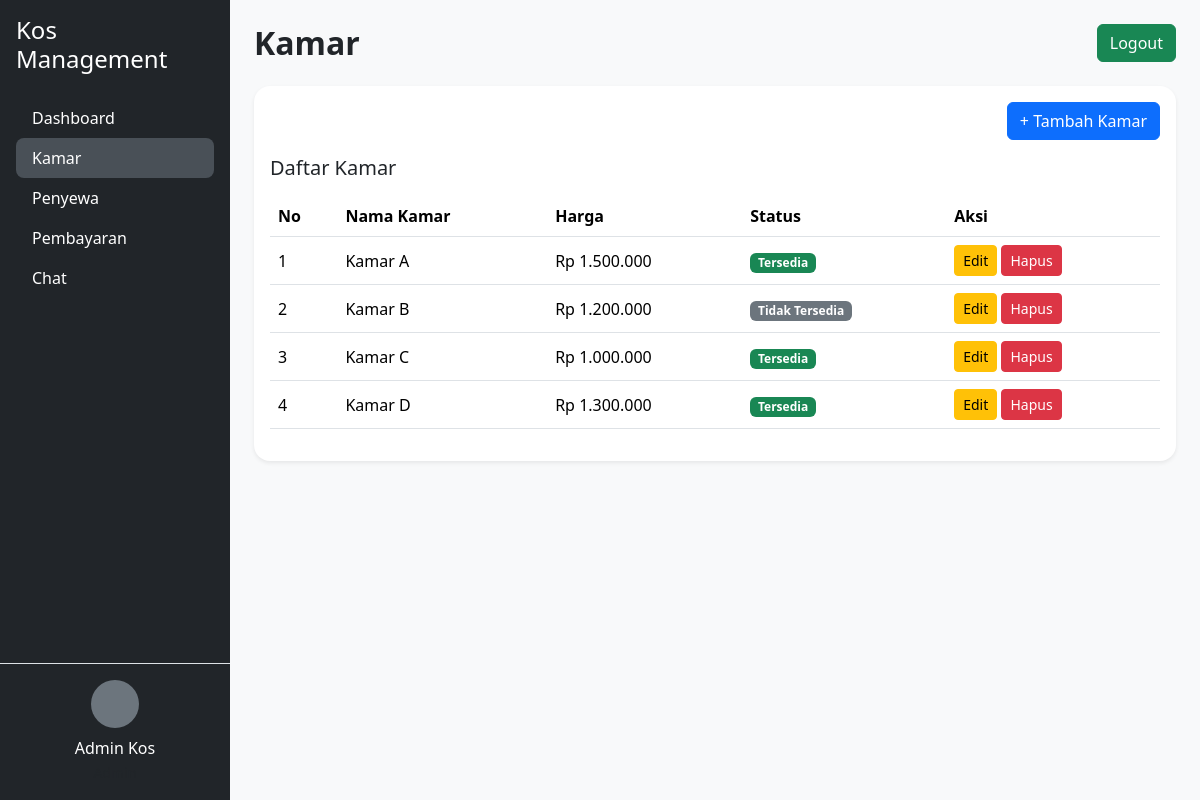
The app's page /?r=admin/kamar (signed in) with its own data.
### tables this page shows
CREATE TABLE IF NOT EXISTS kamar (
    id INT AUTO_INCREMENT PRIMARY KEY,
    nama VARCHAR(100) NOT NULL,
    harga INT NOT NULL,
    status ENUM('tersedia','tidak_tersedia') DEFAULT 'tersedia'
);

### app/Core/Controller.php (called while the page is built)
<?php
class Controller {
    protected function view(string $view, array $data = []) {
        extract($data);
        require __DIR__ . "/../Views/" . $view . ".php";
    }
}

### app/Controllers/Admin/KamarController.php (called while the page is built, shortened)
<?php
require_once __DIR__ . "/../../Core/Controller.php";
require_once __DIR__ . "/../../Models/Kamar.php";
class AdminKamarController extends Controller {
    public function index() {
        $kamarModel = new Kamar();
        $kamar = $kamarModel->getAll();
        $this->view("admin/kamar_index", compact('kamar'));
    }
}

### public/index.php (called while the page is built, shortened)
<?php
$route = $_GET['r'] ?? 'login';
Router::dispatch($route);

### app/Core/Database.php (called while the page is built)
<?php
class Database {
    private static $conn;
    public static function getConnection() {
        if (!self::$conn) {
            $host = "localhost";
            $db   = "kos";
            $user = "root";
            $pass = "";
            $dsn  = "mysql:host=$host;dbname=$db;charset=utf8mb4";
            try {
                self::$conn = new PDO($dsn, $user, $pass, [
                    PDO::ATTR_ERRMODE => PDO::ERRMODE_EXCEPTION,
                    PDO::ATTR_DEFAULT_FETCH_MODE => PDO::FETCH_ASSOC,
                ]);
            } catch (PDOException $e) {
                die("Database error: " . $e->getMessage());
            }
        }
        return self::$conn;
    }
}

### app/Models/Kamar.php (called while the page is built, shortened)
<?php
require_once __DIR__ . "/../Core/Database.php";
class Kamar {
    private $db;
    public function __construct() {
        $this->db = Database::getConnection();
    }
    public function getAll() {
        $stmt = $this->db->query("SELECT * FROM kamar ORDER BY id");
        return $stmt->fetchAll();
    }
}

### app/Views/admin/kamar_index.php (the view, shortened to what this page needs)
<?php
require __DIR__ . "/../layouts/header.php";
require __DIR__ . "/../layouts/sidebar_admin.php";
?>
<div class="card shadow-sm border-0">
    <div class="card-body">
        <div class="d-flex justify-content-end mb-3">
            <a href="/?r=admin/kamar_create" class="btn btn-primary">
                + Tambah Kamar
            </a>
        </div>
        <h5 class="mb-3">Daftar Kamar</h5>
        <div class="table-responsive">
            <table class="table align-middle">
                <thead>
                    <tr>
                        <th>No</th>
                        <th>Nama Kamar</th>
                        <th>Harga</th>
                        <th>Status</th>
                        <th>Aksi</th>
                    </tr>
                </thead>
                <tbody>
                <?php $no = 1; foreach ($kamar as $k): ?>
                    <tr>
                        <td><?php echo $no++; ?></td>
                        <td><?php echo htmlspecialchars($k['nama']); ?></td>
                        <td>Rp <?php echo number_format($k['harga'], 0, ',', '.'); ?></td>
                        <td>
                            <?php if ($k['status'] === 'tersedia'): ?>
                                <span class="badge bg-success">Tersedia</span>
                            <?php else: ?>
                                <span class="badge bg-secondary">Tidak Tersedia</span>
                            <?php endif; ?>
                        </td>
                        <td>
                            <a href="/?r=admin/kamar_edit&id=<?php echo $k['id']; ?>"
                               class="btn btn-sm btn-warning">
                               Edit
                            </a>
                            <a href="/?r=admin/kamar_delete&id=<?php echo $k['id']; ?>"
                               class="btn btn-sm btn-danger"
                               onclick="return confirm('Yakin ingin menghapus kamar ini?')">
                               Hapus
                            </a>
                        </td>
                    </tr>
                <?php endforeach; ?>
                </tbody>
            </table>
        </div>
    </div>
</div>
<?php require __DIR__ . "/../layouts/footer.php"; ?>

### public/assets/css/style.css (style rules this page uses)
body { font-family: system-ui, -apple-system, BlinkMacSystemFont, "Segoe UI", sans-serif; }
.card { border-radius: 1rem; }

### records on screen
kamar: nama "Kamar A", harga "1.500.000", status "Tersedia"
kamar: nama "Kamar B", harga "1.200.000", status "Tidak Tersedia"
kamar: nama "Kamar C", harga "1.000.000", status "Tersedia"
kamar: nama "Kamar D", harga "1.300.000", status "Tersedia"

### other values on screen
$userSession['name'] "Admin Kos"
$pageTitle "Kamar"
